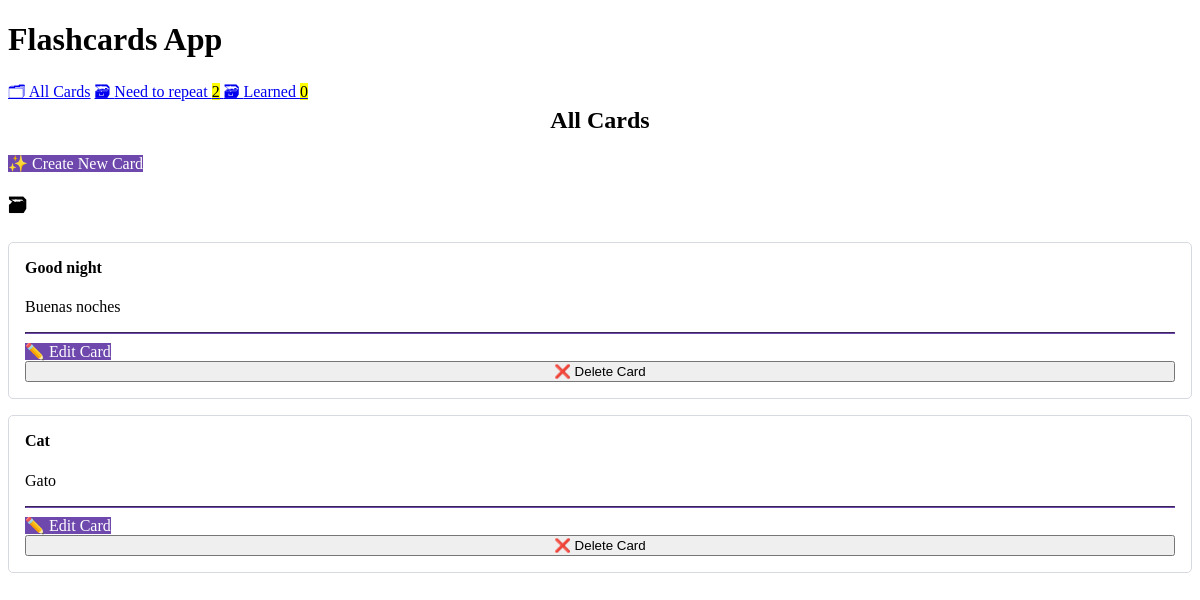
The page / on the database its author committed.
### cards/models.py (models this page shows, shortened)
class Card(models.Model):
    question = models.CharField(max_length=100)
    answer = models.CharField(max_length=100)
    box = models.IntegerField(
        choices=zip(BOXES, BOXES),
        default=BOXES[0],
    )
    date_created = models.DateTimeField(auto_now_add=True)

### cards/views.py (the view)
class CardListView(ListView):
    model = Card
    queryset = Card.objects.all()

### cards/templatetags/cards_tags.py (called while the page is built)
@register.inclusion_tag("cards/box_links.html")
def boxes_as_links():
    boxes = [
        {"number": 1, "name": "Need to repeat", "card_count": Card.objects.filter(box=1).count()},
        {"number": 2, "name": "Learned", "card_count": Card.objects.filter(box=2).count()},
    ]
    return {"boxes": boxes}

### cards/templates/cards/card_list.html
{% extends "cards/base.html" %}
{% load humanize %}
{% block content %}
    <h2>
        All Cards
    </h2>
    <a href="{% url 'card-create' %}" role="button">
        ✨ Create New Card
    </a>
    {% for card in card_list %}
        {% ifchanged %}
            <h3>🗃 {{ card.box.1 }}</h3>
        {% endifchanged %}
        {% include "cards/card.html" %}
    {% endfor %}
{% endblock content %}

### cards/templates/cards/card.html (shortened to what this page needs)
<article>
    <h4>{{ card.question }}</h4>
    {% if not check_card %}
        <p>{{ card.answer }}</p>
        <hr>
        <a href="{% url 'card-update' card.id %}" role="button">
            ✏️ Edit Card
        </a>
        <form action="{% url 'card-delete' card.id %}" method="post" style="display: inline;">
            <input type="submit" value="❌ Delete Card">
        </form>
    {% endif %}
 </article>

### cards/templates/cards/base.html (style rules this page uses)
:root { --accent: #6e48ad; --accent-bg: white; --bg: #fff; --text: #212121; --text-light: #585858; --border: #d8dae1; --code: #d81b60; --preformatted: #444; }
article { background-color: var(--marked); border: 1px solid var(--border); border-radius: 5px; padding: 1em; margin: 1em 0; }
h2 { text-align: center; }
h2, h4 { margin-top: 0; }
hr { background: var(--accent); border-color: var(--accent); }
button, a[role="button"] { color: rgb(255, 255, 255); text-decoration: none; background-color: #6e48ad; }
input, select, textarea { width: 100%; }

### rows shown on the page
Card: question "Good night", answer "Buenas noches"
Card: question "Cat", answer "Gato"

### other values the page prints
{{ box.name }} "Need to repeat" "Learned"
{{ box.card_count }} "2" "0"
